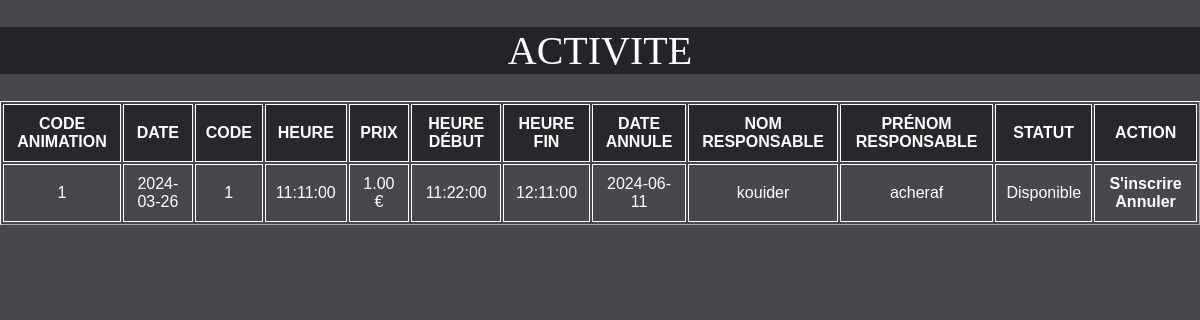
Screenshot of /E5-VVA/afficherActivite.php (signed in) with the database file from the repository.
### tables this page shows
CREATE TABLE `ACTIVITE` (
  `CODEANIM` char(8) NOT NULL,
  `DATEACT` date NOT NULL,
  `CODEETATACT` char(2) NOT NULL,
  `HRRDVACT` time DEFAULT NULL,
  `PRIXACT` decimal(7,2) DEFAULT NULL,
  `HRDEBUTACT` time DEFAULT NULL,
  `HRFINACT` time DEFAULT NULL,
  `DATEANNULEACT` date DEFAULT NULL,
  `NOMRESP` char(40) DEFAULT NULL,
  `PRENOMRESP` char(30) DEFAULT NULL
);

### E5-VVA/afficherActivite.php (the view, shortened to what this page needs)
<!doctype html>
<?php
$connexion = mysqli_connect("localhost", "root", "", "gacti");
$requete1 = "SELECT * FROM activite";
$resultat = mysqli_query($connexion, $requete1);
?>
<center><h1>ACTIVITE</h1></center>
<table border="1">
<tr>
    <th>Code animation</th>
    <th>Date</th>
    <th>Code</th>
    <th>Heure</th>
    <th>Prix</th>
    <th>Heure début</th>
    <th>Heure fin</th>
    <th>Date annule</th>
    <th>Nom responsable</th>
    <th>Prénom responsable</th>
    <th>Statut</th>
    <th>Action</th>
</tr>
<?php while ($enreg = mysqli_fetch_array($resultat)) { ?>
<tr>
    <td><?php echo $enreg["CODEANIM"]; ?></td>
    <td><?php echo $enreg["DATEACT"]; ?></td>
    <td><?php echo $enreg["CODEETATACT"]; ?></td>
    <td><?php echo $enreg["HRRDVACT"]; ?></td>
    <td><?php echo $enreg["PRIXACT"]; ?> €</td>
    <td><?php echo $enreg["HRDEBUTACT"]; ?></td>
    <td><?php echo $enreg["HRFINACT"]; ?></td>
    <td><?php echo $enreg["DATEANNULEACT"]; ?></td>
    <td><?php echo $enreg["NOMRESP"]; ?></td>
    <td><?php echo $enreg["PRENOMRESP"]; ?></td>
    <td><?php echo ($enreg["CODEETATACT"] == 1) ? "Disponible" : "Fermé"; ?></td>
    <td>
        <?php if ($enreg["CODEETATACT"] == 1): ?>
            <?php echo "<a href='ajtVacancier.php?CODEANIM=".$enreg['CODEANIM']."&DATEACT=".$enreg['DATEACT']."'>S'inscrire</a>"; ?>
        <?php endif; ?>
        <?php if ($_SESSION['TYPEPROFIL'] == "en"): ?>
            <?php echo "<a href='annulation2.php?CODEANIM=".$enreg['CODEANIM']."'>Annuler</a>"; ?>
        <?php endif; ?>
    </td>
</tr>
<?php } ?>

### E5-VVA/afficherActivite.php (style rules this page uses)
table { border-color: solid black 10px; width: 100%; align-items: center; text-align: center; }
table { border-color: white; width: 100%; text-align: center; margin-top: 20px; }
th, td { padding: 10px; border: 1px solid white; }
th { background-color: #27282B; text-transform: uppercase; }
a { color: white; text-decoration: none; font-weight: bold; }
h1 { text-align: center; font-weight: normal; font-size: 40px; font-family: 'Comic Sans MS'; background-color: #212529; }

### rows the page displays
activite: CODEANIM "1", DATEACT "2024-03-26", CODEETATACT "1", HRRDVACT "11:11:00", PRIXACT "1.00", HRDEBUTACT "11:22:00", HRFINACT "12:11:00", DATEANNULEACT "2024-06-11", NOMRESP "kouider", PRENOMRESP "acheraf", shows "Disponible"
